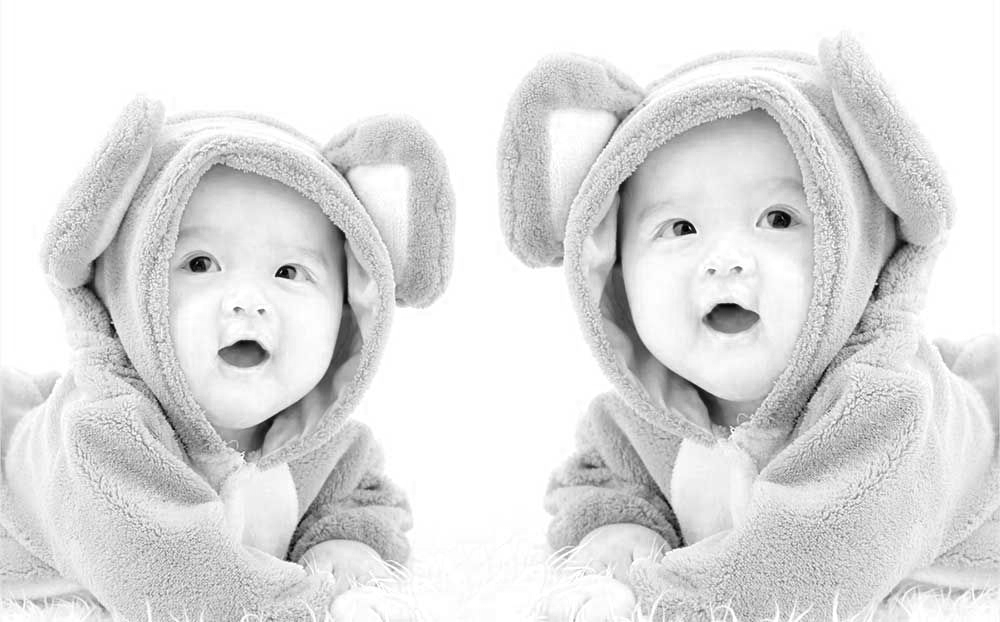
%> input picture noise/twin.tif, 1000 x 622 px
$ octave gaussian_noise.m   (GNU Octave 9; MATLAB toolbox functions it lacks are replaced by stand-ins)
%> lines starting %> are read from the running program, lines starting %| are printed output that depends on the picture
% Gaussian noise

% Type:
% which also called white noise, and it can be modelled by random values that belong to normally distributed

% Source:
% Principal sources of Gaussian noise in digital images arise during acquisition e.g. sensor noise caused
% by poor illumination and/or high temperature, and/or transmission e.g. electronic circuit noise.

% Remove Method:
% Gaussian noise can be reduced using a spatial filter, though when smoothing an image, an undesirable outcome
% may result in the blurring of fine-scaled image edges and details because they also correspond to blocked high frequencies.

% add and remove noise
im = imread('twin.tif');
%> im is the input picture: size 622x1000 uint8; min 0, max 255, mean 222

% add_gaussian_noise
im_ga=imnoise(im,'gaussian');
imwrite(im_ga,'gaussian.tif');

% remove_gaussian_noise
%1. make a avarage for all of noised images
% it only efficent for mean of noise distribution that is equal to zero
I = size(im);
%> I = [622 1000]
im_ga10 = zeros(I(1),I(2),10);
for i = 1:10
    im_ga10(:,:,i) = imnoise(im,'gaussian');
end
   im_ga10_av=mean(im_ga10,3);
   im_ga10_av=uint8(im_ga10_av);
%> im_ga10_av: size 622x1000 uint8

   im_ga100 = zeros(I(1),I(2),100);
for i = 1:100
   im_ga100(:,:,i) = imnoise(im,'gaussian');
end
   im_ga100_av=mean(im_ga100,3);
   im_ga100_av=uint8(im_ga100_av);
%> im_ga100_av: size 622x1000 uint8

%2. Average Filter
% it only efficent for mean that is equal to zero
a3=fspecial('average',[3,3]); % fspecial creates a two-dimensional filter
im_ga_av=filter2(a3,im_ga);
im_ga_av = uint8(im_ga_av);
%> im_ga_av: size 622x1000 uint8

%3. Wiener Filter
im_wi_3=wiener2(im_ga);
im_wi_5=wiener2(im_ga,[5,5]);

figure,
subplot(3,2,1), imshow(im),title('original_img');
subplot(3,2,2), imhist(im);
subplot(3,2,3), imshow(im_ga10_av),title('make a avarage 10');
subplot(3,2,4), imhist(im_ga10_av);
subplot(3,2,5), imshow(im_ga100_av),title('make a avarage 100');
subplot(3,2,6), imhist(im_ga100_av);
%> after `imhist(im_ga100_av)`:
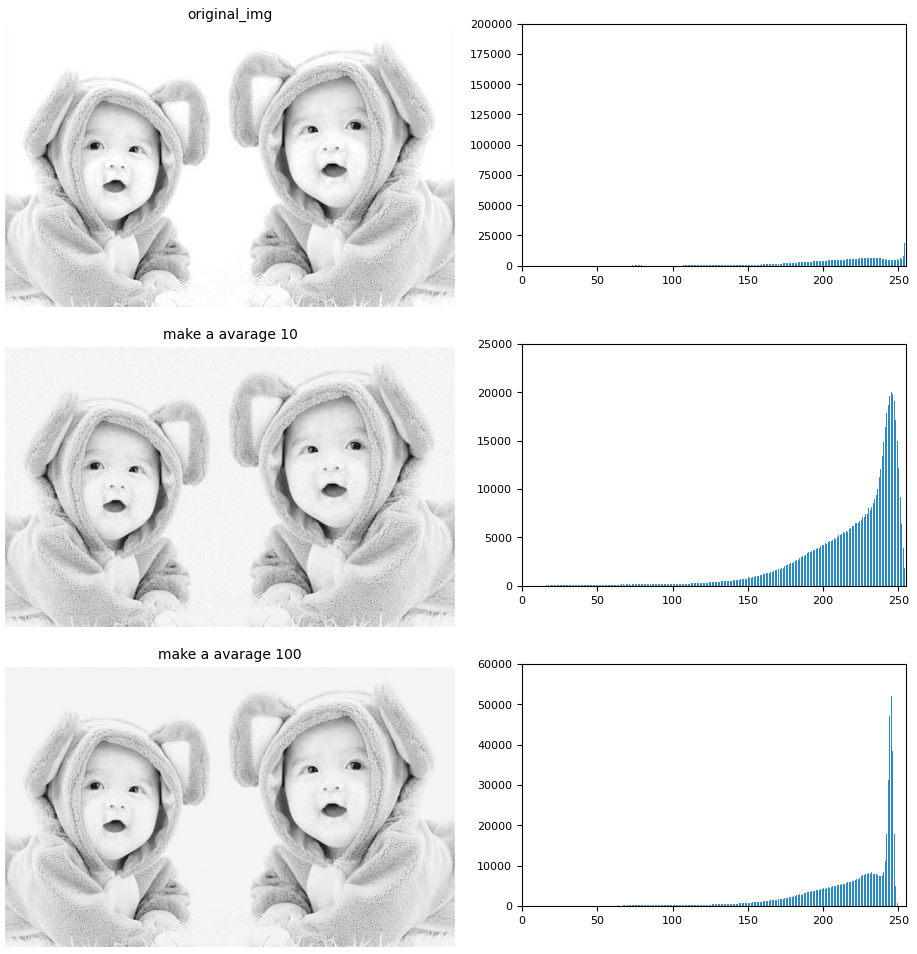
%> figure redrawn from the program's plot data, 6 panels

figure,
subplot(3,2,1), imshow(im_ga_av),title('Average Filter');
subplot(3,2,2), imhist(im_ga_av);
subplot(3,2,3), imshow(im_wi_3),title('Wiener Filter');
subplot(3,2,4), imhist(im_wi_3);
subplot(3,2,5), imshow(im_wi_5),title('Wiener Filter');
subplot(3,2,6), imhist(im_wi_5);
%> after `imhist(im_wi_5)`:
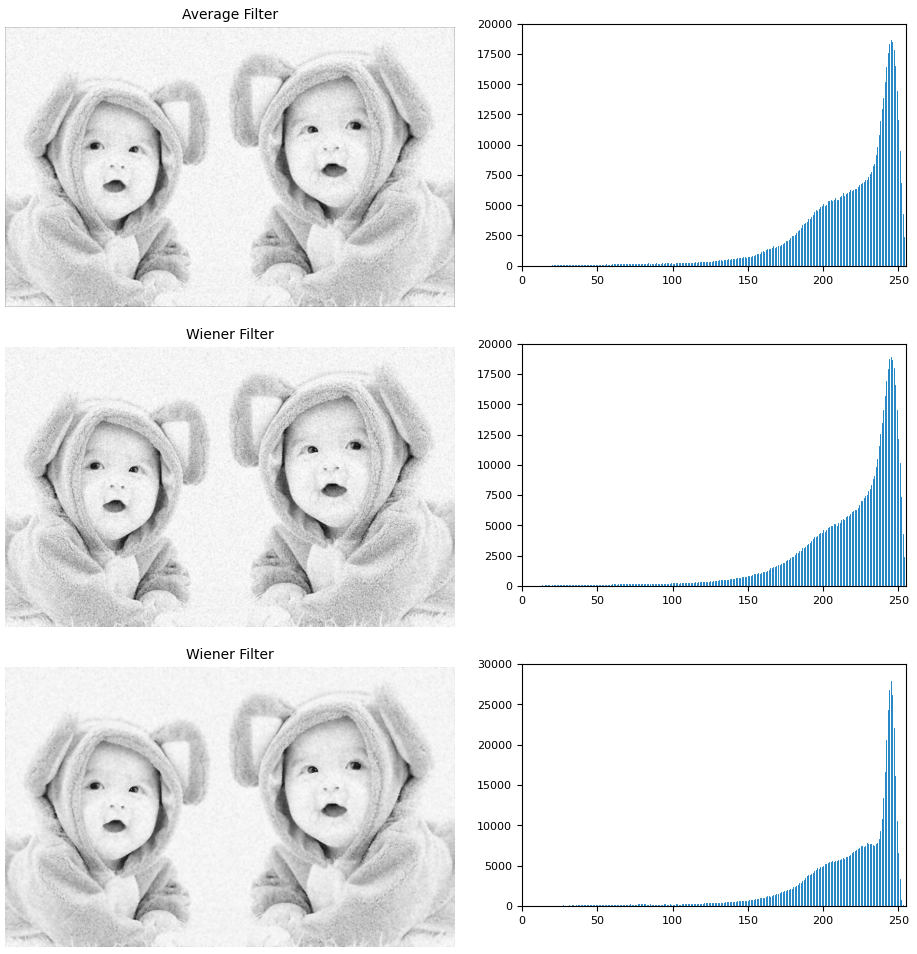
%> figure redrawn from the program's plot data, 6 panels
